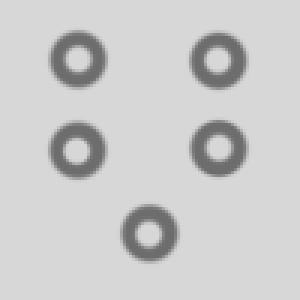
#> input picture example_images/dummy.png, 100 x 100 px (shown 3 times larger)
$ python example.py
#> lines starting #> are read from the running program, lines starting #| are printed output that depends on the picture
### dictionary_segmentation/dict_seg.py
#!/usr/bin/env python
# coding: utf-8

# ### Special Project @ DTU
# # Dictionary Segmentation Model

# Student: Ari Páll Ísberg (s134713@student.dtu.dk)
# Supervisors: Anders Dahl & Vedrana Dahl

import numpy as np

from PIL import Image
from sklearn.feature_extraction import image as skimage
from sklearn.neighbors import KDTree
from sklearn.cluster import MiniBatchKMeans
from scipy import sparse


class dictionarySegmentationModel:
    def __init__(self):

        """
        Options:
        When using two diffusion steps, we use the resulted probability image
        and run the iteration again. We can apply binarisation of the labels
        between the two diffusion steps. For binarisation we identify the class
        of the highest probability for each pixel, and apply {0, 1} labelling.
        The operation of overwriting imposes the original user-provided
        labelling to all labelled pixels in between the two diffusion steps

        Parameters:
        n_patches is the number of random patches used in the clustering of
        features. n_clusters is the number of clusters, The number of clusters
        should be large, measured in hundreds or thousands, and is roughly
        reflecting the variability in the image. patch_size is thes ize of
        patches. The size of the patches should reflect the scale of the
        distinctive image features and could, for example, be 9 pixels. For
        simplicity, we always assume that the size of the image patches M is
        odd and patches are centred around the central pixel.
        """

        # Options
        self.two_step_diffusion = False
        self.overwrite = False
        self.binarisation = False

        # Define parameters
        self.n_patches = 5000
        self.n_clusters = 500
        self.patch_size = 7 # has to be odd number, min is 3

        self.probability_image = None
        self.segmentation_image = None

    def load_image(self, image_path):
        """ Given a path to image it load the image to the method

        Parameters
        ----------

        image_path : string,
            A path to the image of interest

        Returns
        -------
        """
#> called with image_path = 'example_images/dummy.png'

        self.image_path = image_path

        # Color
        self.im = np.asarray(Image.open(self.image_path))
#> self.im is the input picture: shape (100, 100, 3); min 109, max 215, mean 203.5

        # Gray
        # self.im = np.asarray(Image.open(self.image_path).convert("L"))

    def preprocess(self):
        """ Starts the preprocessing of the image
        """

        self.row, self.col = self.im.shape[0:2]
#> self.row = 100; self.col = 100
        intensity_dictionary = self.cluster_patches_kmeans_batches(self.im, self.patch_size, self.n_patches, self.n_clusters)
        A, A_vector = self.create_assignments(intensity_dictionary, self.im, self.patch_size)
        B = self.construct_biadjacency_mat(A_vector, self.patch_size, self.n_clusters, self.row, self.col)
        self.T1, self.T2 = self.get_transition_mat(B)

    # [108 lines left out: functions prepare_labels, iterate_dictionary, create_color_im, not called in this run]

    def cluster_patches_kmeans_batches(self, im, patch_size, n_patches, n_clusters):
        """ Computes clusters from random samples of the image and returns
        the centers of each cluster as a matrix (intensity dictionary)

        Parameters
        ----------

        im : numpy array, shape = (image_height, image_width)
            The input image

        patch_size: int
            The size of the patch (one side)

        n_patches: int
            The number of random patches to use in the clustering

        n_clusters: int
            The number of cluster centers to find

        Returns
        -------

        intensity_dictionary : numpy array, shape = (n_clusters, n_patches^2)
             The centers of the clusters as a matrix where each row is basically a patch
        """
#> called with patch_size = 7, n_patches = 5000, n_clusters = 500

        # Get random patches and reshape into matrix
        rand_patches = skimage.extract_patches_2d(
            im, (patch_size, patch_size),
            max_patches=n_patches)

        rand_patches_mat = np.reshape(
            rand_patches, (n_patches, -1), order='C')

        # Cluster random patches (kmeans) and get cluster centers into matrix.
        kmeans = MiniBatchKMeans(
            n_clusters=n_clusters,
            random_state=123,
            compute_labels=False,
            init_size=3 * n_clusters).fit(rand_patches_mat)
        intensity_dictionary = kmeans.cluster_centers_
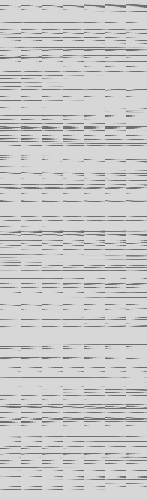
#> intensity_dictionary: shape (500, 147) float64; min 109, max 215, mean 203.1

        return intensity_dictionary

    def create_assignments(self, intensity_dictionary, im, patch_size):
        """ Construct the assignment image "A" where we go through all patches
        in the image and find the corresponding closest cluster in the intensity
        dictionary. Boundary pixels are set to -1.

        Parameters
        ----------

        intensity_dictionary : numpy array, shape = (n_clusters, n_patches^2)
             The centers of the clusters as a matrix where each row is basically a patch

        im : numpy array, shape = (image_height, image_width)
            The input image

        patch_size: int
            The size of the patch (one side)

        Returns
        -------

        A : numpy array, shape = (image_height, image_width)
             The assignment image where each pixel is a integer that corresponds
             to a row in the intensity dictionary. Boundary pixels are set to -1.
        ind: numpy array, shape = ((image_height - (patch_size - 1))*image_width-(patch_size - 1),1)
            it is the assignments as vector instead of matrix
        """
#> called with patch_size = 7
        # Get size/shape
        row, col = im.shape[0:2]
#> row = 100; col = 100

        # Creating a KD tree to match patches from image to the intensity dictionary.
        tree = KDTree(intensity_dictionary)

        # Extract all patches from image and reshape into matrix
        all_patches = skimage.extract_patches_2d(
            im, (patch_size, patch_size), max_patches=None, random_state=None)
        all_patches_mat = all_patches.reshape((len(all_patches), -1))

        # Get the indices in the intensity dictionary
        dist, A_vector = tree.query(all_patches_mat, k=1)
#> dist = 8836 values, max 339.8 at index 1197, min 0 at index 0, mean 43.37; A_vector = 8836 values, max 489 at index 2273, min 0 at index 2077, mean 110.2

        # Create the Assignment Image A
        pad = int((patch_size - 1) / 2)  # Need to pad because of boundary pixels.
        A_nopad = A_vector.reshape((row - (patch_size - 1), col - (patch_size - 1)))
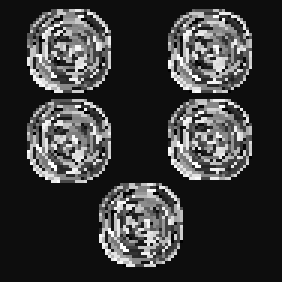
#> A_nopad: shape (94, 94) int64 (shown 3 times larger); min 0, max 489, mean 110.2; drawn with min black and max white
        A = np.pad(A_nopad, pad_width=pad, mode='constant', constant_values=-1)
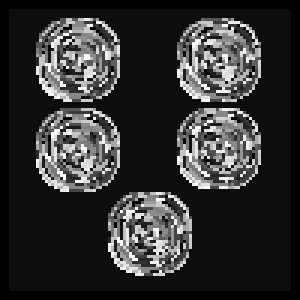
#> A: shape (100, 100) int64 (shown 3 times larger); min -1, max 489, mean 97.3; drawn with min black and max white

        return A, np.array(A_vector)

    def construct_biadjacency_mat(self, A_vector, patch_size, n_clusters, row, col):
        """ Compute the sparse biadjacency matrix "B" that is a linear index between
        the each pixel in the image and the clusters in the dictionary

        Parameters
        ----------

        A_vector : numpy array, shape = (image_height*image_width - (patch_size-1)^2)
             The assignment image where each pixel is a integer that corresponds
             to a row in the intensity dictionary.

        patch_size: int
            The size of the patch (one side)

        n_clusters: int
            The number of cluster centers to find

        row: int
            image height of origincal image

        col: int
            image width of original image

        Returns
        -------

        B : scipy.sparse csr matrix, shape = (image_height*image_width, patch_size*patch_size*n_clusters)
            B[i,j] = 1 if pixel "i" in image matches to pixel "j" in the intensity_dictionary.
        """
#> called with A_vector = array of shape (8836, 1), patch_size = 7, n_clusters = 500, row = 100, col = 100
        def cartesian_product(*arrays):
            la = len(arrays)
            dtype = np.result_type(*arrays)
            arr = np.empty([len(a) for a in arrays] + [la], dtype=dtype)
            for i, a in enumerate(np.ix_(*arrays)):
                arr[...,i] = a
            return arr.reshape(-1, la)

        # Rename variables to match equations
        X = row
#> X = 100
        Y = col
#> Y = 100
        M = patch_size
        M2 = M*M
        K = n_clusters
        s = int((M-1)/2)
        XY = X*Y
#> XY = 10000
        MMK = M*M*K
        maxlen = (X-M+1)*(Y-M+1)*M*M
#> maxlen = 432964

        data = np.ones(maxlen)

        XYdxdy = cartesian_product(np.arange(s, X-s), np.arange(s, Y-s), np.arange(-s, s+1), np.arange(-s, s+1))

        x = XYdxdy[:, 0]
        y = XYdxdy[:, 1]
        dx = XYdxdy[:, 2]
        dy = XYdxdy[:, 3]

        A_repeat = np.repeat(A_vector[:, 0], M2)

        I = (y + dy) + ((x + dx))*Y
        J = (dx + s) + (dy + s)*M + A_repeat*M2

        B = sparse.csr_matrix((data, (I, J)), shape=(XY, MMK))

        return B

    def get_transition_mat(self, B_sparse):
        """ Compute the T1 and T2 transition matrices. T1 -> maps image to dictionary,
        T2 -> maps dictionary to image. Then propagation will be P = T2*T1*L.

        Parameters
        ----------

        B : scipy.sparse csr matrix, shape = (image_height*image_width, patch_size*patch_size*n_clusters)
            B[i,j] = 1 if pixel "i" in image matches to pixel "j" in the intensity_dictionary.

        Returns
        -------

        T1 : scipy.sparse csr matrix, shape = (patch_size*patch_size*n_clusters,image_height*image_width)
            Is a mapping from the image to the dictionary.

        T2 : scipy.sparse csr matrix, shape = (image_height*image_width, patch_size*patch_size*n_clusters)
            Is a mapping from the dictionary to the image.
        """

        XY, MMK = B_sparse.shape  # Get shape
        eps = np.spacing(1)
        # T1
        B_sparse_sum = B_sparse.sum(
            axis=0)  # Sum upp one axis corresponding to B^T * l_{nx1}
        inv_diags_B_sum = sparse.spdiags(
            1 / (B_sparse_sum + eps), 0, MMK, MMK, format='csr')
        T1_sparse = inv_diags_B_sum * B_sparse.T
        # T2
        B_sparse_sum_2 = B_sparse.sum(
            axis=1).T  # Sum upp other axis corresponding to B * l_{mx1}
        inv_diags_B_sum_2 = sparse.spdiags(
            1 / (B_sparse_sum_2 + eps), 0, XY, XY, format='csr')
        T2_sparse = inv_diags_B_sum_2 * B_sparse

        return T1_sparse, T2_sparse

    # [59 lines left out: functions threshold_max, overwrite_user_labels, not called in this run]

### example.py
import numpy as np
from PIL import Image
from dictionary_segmentation import dict_seg
from matplotlib import pyplot as plt

# Load and preprocess the image
dsm = dict_seg.dictionarySegmentationModel()
dsm.load_image('example_images/dummy.png')
dsm.preprocess()

# The number of distinct colors in label image will result in the
# number of classes
#> (the run stopped early here; a loop or call above may not have finished)
